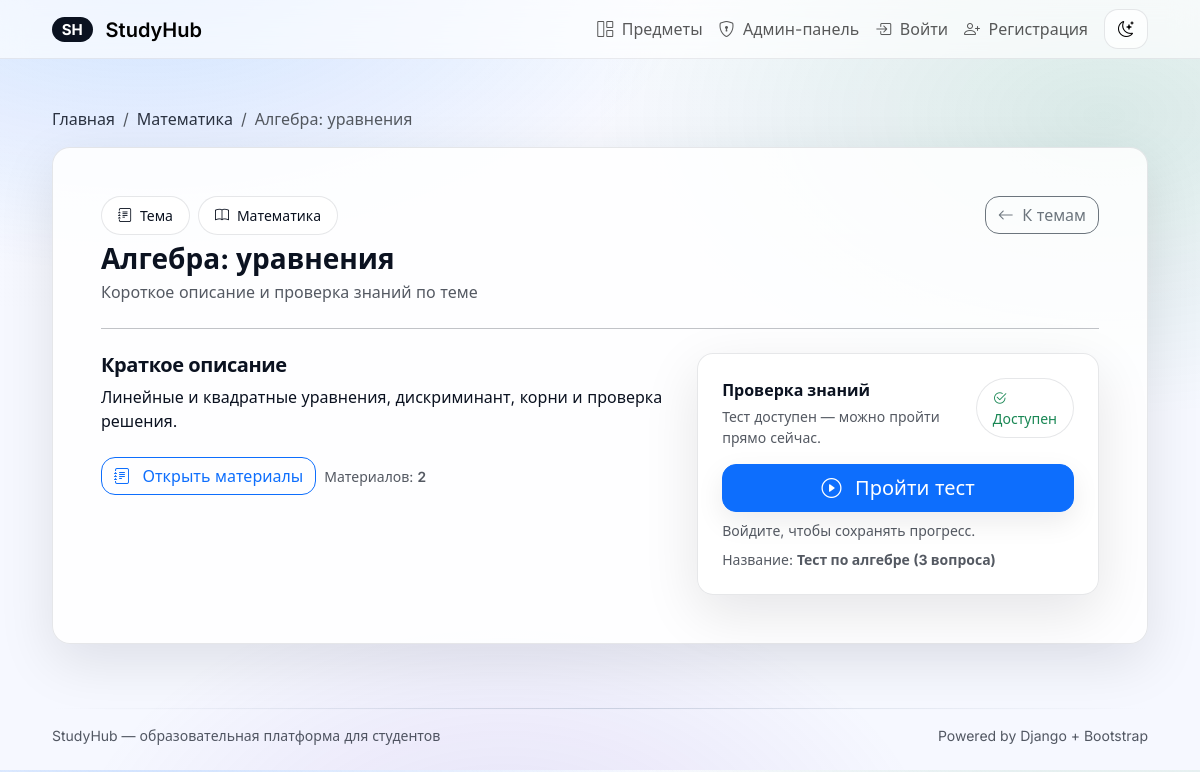
The page /topic/1 on the database its author committed.
### core/models.py (models this page shows, shortened)
class Topic(models.Model):
    subject = models.ForeignKey(Subject, on_delete=models.CASCADE, related_name='topics')
    name = models.CharField(max_length=200)
    description = models.TextField(blank=True)
    class Meta:
        ordering = ['subject__name', 'name']
        verbose_name = 'Тема'
        verbose_name_plural = 'Темы'

class Subject(models.Model):
    name = models.CharField(max_length=200)
    class Meta:
        ordering = ['name']
        verbose_name = 'Предмет'
        verbose_name_plural = 'Предметы'

class Test(models.Model):
    topic = models.ForeignKey(Topic, on_delete=models.CASCADE, related_name='tests')
    title = models.CharField(max_length=200)
    class Meta:
        constraints = [
            models.UniqueConstraint(fields=['topic'], name='unique_test_per_topic'),
        ]
        ordering = ['topic__subject__name', 'topic__name']
        verbose_name = 'Тест'
        verbose_name_plural = 'Тесты'

### core/views.py (the view)
# urls.py: path('topic/<int:id>', views.topic_detail, name='topic_detail'),
def topic_detail(request: HttpRequest, id: int) -> HttpResponse:
    topic = get_object_or_404(Topic, pk=id)
    test = topic.tests.first()
    materials = topic.materials.all().order_by('order', 'id')
    best_percent = None
    if request.user.is_authenticated and test:
        best_percent = (
            TestAttempt.objects.filter(user=request.user, test=test).aggregate(best=Max('percent')).get('best')
        )
    return render(
        request,
        'core/topic_detail.html',
        {
            'topic': topic,
            'test': test,
            'materials': materials,
            'best_percent': best_percent,
        },
    )

### templates/core/topic_detail.html (shortened to what this page needs)
{% extends "base.html" %}
{% block content %}
  <nav aria-label="breadcrumb" class="mb-3">
    <ol class="breadcrumb mb-0">
      <li class="breadcrumb-item"><a href="{% url 'home' %}">Главная</a></li>
      <li class="breadcrumb-item">
        <a href="{% url 'subject_detail' topic.subject.id %}">{{ topic.subject.name }}</a>
      </li>
      <li class="breadcrumb-item active" aria-current="page">{{ topic.name }}</li>
    </ol>
  </nav>
  <div class="sh-glass sh-card p-4 p-lg-5">
      <div class="d-flex flex-wrap justify-content-between align-items-start gap-3">
        <div>
          <div class="d-inline-flex align-items-center gap-2 mb-2">
            <span class="px-3 py-2 sh-chip small"><i class="bi bi-journal-text me-1"></i> Тема</span>
            <span class="px-3 py-2 sh-chip small"><i class="bi bi-book me-1"></i> {{ topic.subject.name }}</span>
          </div>
          <h1 class="h3 fw-bold mb-1">{{ topic.name }}</h1>
          <div class="sh-muted">Короткое описание и проверка знаний по теме</div>
        </div>
        <a class="btn btn-outline-secondary" href="{% url 'subject_detail' topic.subject.id %}">
          <i class="bi bi-arrow-left me-1"></i> К темам
        </a>
      </div>
      <hr class="my-4" />
      <div class="row g-4">
        <div class="col-12 col-lg-7">
          <h2 class="h5 fw-semibold mb-2 sh-section-title">Краткое описание</h2>
          {% if topic.description %}
            <p class="mb-0">{{ topic.description|linebreaksbr }}</p>
          {% else %}
            <p class="mb-0 sh-muted">Описание пока не добавлено.</p>
          {% endif %}
          <div class="mt-4 d-flex flex-wrap gap-2">
            <a class="btn btn-outline-primary" href="{% url 'topic_materials' topic.id %}">
              <i class="bi bi-journal-text me-2"></i> Открыть материалы
            </a>
            <span class="align-self-center small sh-muted">
              Материалов: <span class="fw-semibold sh-kbd">{{ materials|length }}</span>
            </span>
          </div>
        </div>
        <div class="col-12 col-lg-5">
          <div class="p-3 p-lg-4 rounded-4 sh-glass sh-card">
            <div class="d-flex justify-content-between align-items-start gap-3">
              <div>
                <div class="fw-semibold mb-1">Проверка знаний</div>
                {% if test %}
                  <div class="small sh-muted">Тест доступен — можно пройти прямо сейчас.</div>
                {% else %}
                  <div class="small sh-muted">Тест пока не добавлен администратором.</div>
                {% endif %}
              </div>
              {% if test %}
                <span class="px-3 py-2 sh-chip small text-success">
                  <i class="bi bi-check2-circle me-1"></i> Доступен
                </span>
              {% else %}
                <span class="px-3 py-2 sh-chip small">
                  <i class="bi bi-clock me-1"></i> Ожидается
                </span>
              {% endif %}
            </div>
            <div class="mt-3 d-grid gap-2">
              {% if test %}
                <a class="btn btn-primary btn-lg" href="{% url 'test_take' test.id %}">
                  <i class="bi bi-play-circle me-2"></i> Пройти тест
                </a>
                {% if user.is_authenticated and best_percent is not None %}
                  <div class="small sh-muted">
                    Ваш лучший результат: <strong class="sh-kbd">{{ best_percent|floatformat:0 }}%</strong>
                  </div>
                {% elif not user.is_authenticated %}
                  <div class="small sh-muted">
                    Войдите, чтобы сохранять прогресс.
                  </div>
                {% endif %}
                <div class="small sh-muted">
                  Название: <strong>{{ test.title }}</strong>
                </div>
              {% else %}
                <div class="alert alert-warning mb-0 sh-card rounded-4">
                  Тест пока недоступен
                </div>
              {% endif %}
            </div>
          </div>
        </div>
      </div>
  </div>
{% endblock %}

### templates/base.html (style rules this page uses)
:root { --sh-radius: 18px; --sh-radius-sm: 14px; --sh-border: rgba(15, 23, 42, 0.10); --sh-shadow: 0 18px 55px rgba(2, 6, 23, 0.10); --sh-shadow-soft: 0 10px 28px rgba(2, 6, 23, 0.08); --sh-text: #0b1220; --sh-muted: rgba(11, 18, 32, 0.70); --sh-bg: #f6f8ff; --sh-surface: rgba(255, 255, 255, 0.86); --sh-surface-2: rgba(255, 255, 255, 0.72); }
body { font-family: Inter, system-ui, -apple-system, Segoe UI, Roboto, Arial, sans-serif; color: var(--sh-text); background: radial-gradient(920px 520px at 12% -5%, rgba(13, 110, 253, 0.18), transparent 60%), radial-gradient(880px 520px at 92% 15%, rgba(25, 135, 84, 0.14), transparent 58%), radial-gradient(760px 520px at 42% 115%, rgba(111, 66, 193, 0.14), transparent 58%), linear-gradient(180deg, rgba(255, 255, 255, 0.30), transparent 40%), var(--sh-bg); }
.sh-glass { background: var(--sh-surface); border: 1px solid var(--sh-border); box-shadow: var(--sh-shadow); }
.sh-card { border-radius: var(--sh-radius); }
.sh-muted { color: var(--sh-muted); }
.btn { border-radius: 14px; box-shadow: 0 10px 28px rgba(2, 6, 23, 0.08); }
.btn-outline-secondary, .btn-outline-primary { box-shadow: none; }
.sh-kbd { font-variant-numeric: tabular-nums; letter-spacing: -0.01em; }
.sh-section-title { letter-spacing: -0.02em; }
.sh-chip { border: 1px solid var(--sh-border); background: var(--sh-surface-2); border-radius: 999px; }
.breadcrumb a { color: var(--sh-text); text-decoration: none; opacity: 0.85; }

### rows shown on the page
Topic: subject.name "Математика", name "Алгебра: уравнения", description "Линейные и квадратные уравнения, дискриминант, корни и проверка решения."
Test: title "Тест по алгебре (3 вопроса)"

### other values the page prints
{{ materials|length }} "2"
